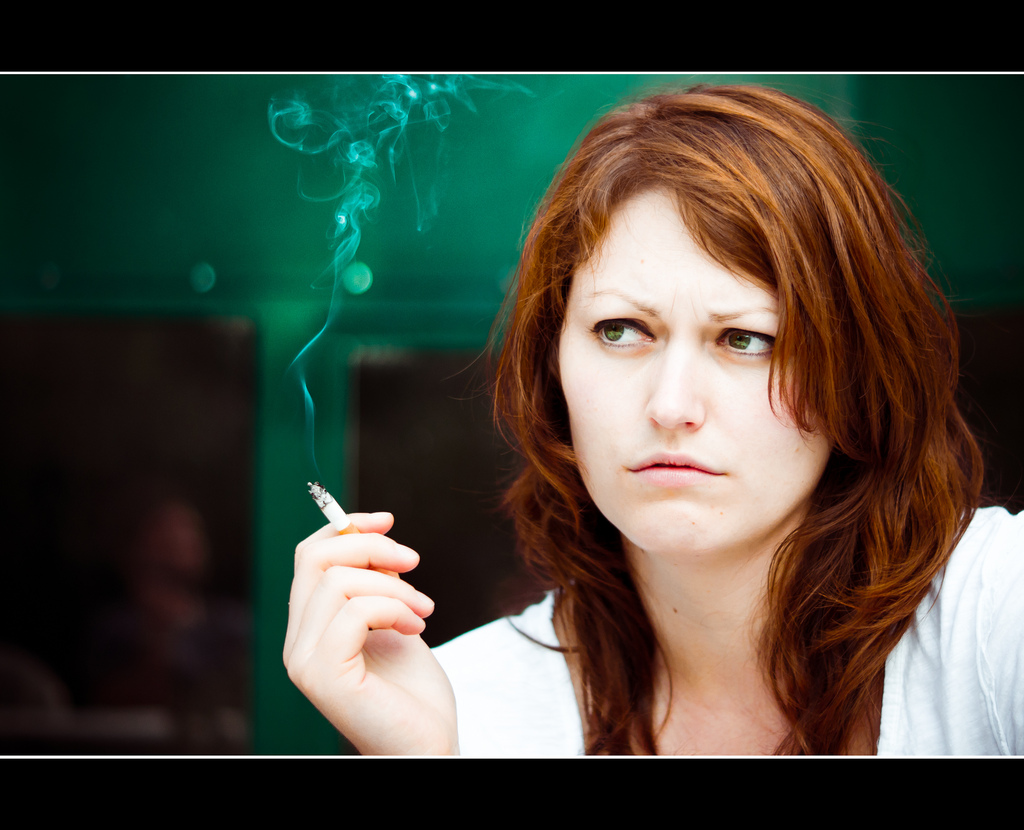
#> input picture Photo-OG/aurelie.jpg, 1024 x 830 px
$ python main.py Photo-OG/aurelie.jpg
#> lines starting #> are read from the running program, lines starting #| are printed output that depends on the picture; after the words box and inside, x2 and y2 are one past the last pixel; in counts of white or black regions, pixels touching at a corner belong together
import sys
from PIL import Image
from PIL import ImageEnhance
from PIL import ImagePalette
import os
import time
from os import listdir
#from os.path import isfile, join
import math


debut = time.time()

Pas=28
DecoupageG="Decoupageg/Decoupagehero/"
BDD="BDDG/BDDra28/"
preselc = "preselc/preselc16/"


def Decoupage():
	# [5 lines of commented-out code are left out]


	im = Image.open(sys.argv[1])
#> im is the input picture: PIL image 1024x830 RGB; mean R, G, B 68.1, 70.5, 59.6
	imr = im.resize([4320,2700])
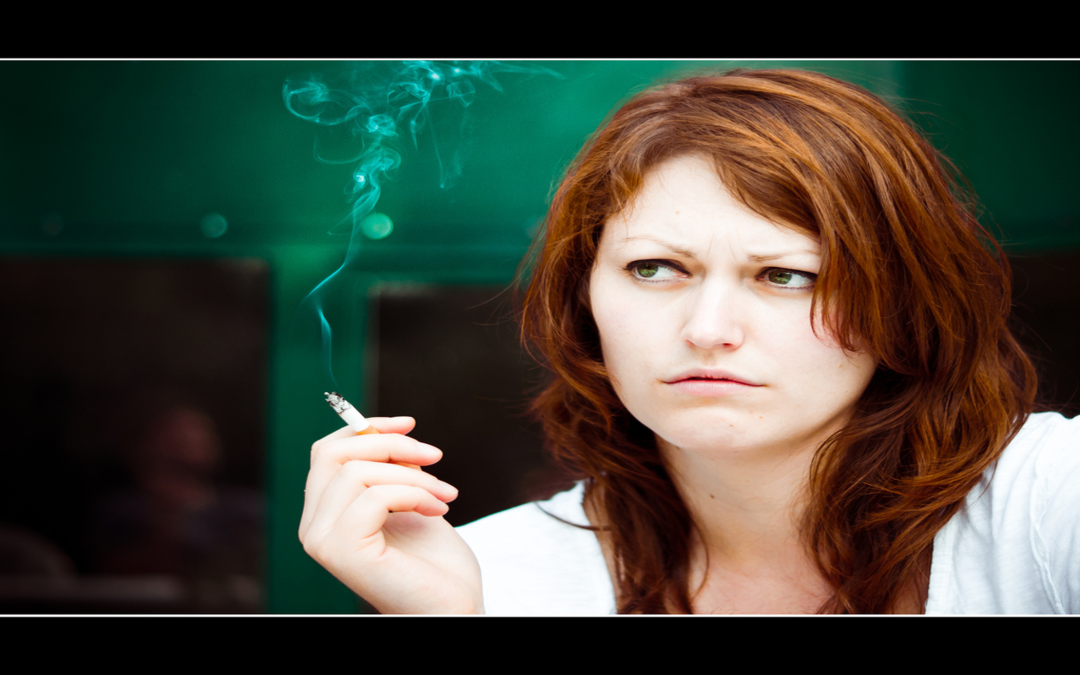
#> imr: PIL image 4320x2700 RGB (shown at 1/4 size); mean R, G, B 68.1, 70.5, 59.6
	hauteur = imr.size[1]
#> hauteur = 2700
	largeur = imr.size[0]
#> largeur = 4320
	for x in range(0,largeur,Pas):
		for y in range(0,hauteur,Pas):
			im2 = imr.crop((x,y,x+Pas,y+Pas))
			name = str((x,y))+".jpg" # renome le nom de chaque image en fonction de ses coords
			im2.save(DecoupageG + name, "JPEG")
#> this loop made 155 passes
#> pass 1, in Decoupage, `im2.save(DecoupageG + name, "JPEG")`:
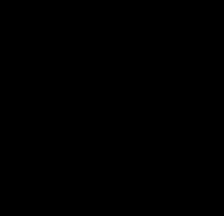
#> saved as (0, 196).jpg: PIL image 28x28 RGB (shown 8 times larger); values 0 (black) and 1 (white), 3.6% white in thin lines or dots, all inside (x1, y1, x2, y2) = (0, 27, 28, 28)
#> pass 1, in Decoupage, `im2.save(DecoupageG + name, "JPEG")`:
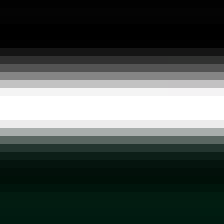
#> saved as (0, 224).jpg: PIL image 28x28 RGB (shown 8 times larger); mean R, G, B 73.3, 81.3, 78
#> pass 1, in Decoupage, `im2.save(DecoupageG + name, "JPEG")`:
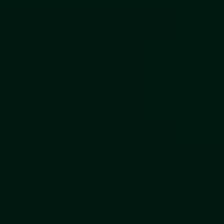
#> saved as (0, 252).jpg: PIL image 28x28 RGB (shown 8 times larger); mean R, G, B 0.7, 24.2, 16
			# [7 lines of commented-out code are left out]


def norm(histo):
	s = sum(histo)
	return [z*100/s for z in histo]


def calculhisto(im):
	return  norm(im.histogram())

# [4 lines left out: function calculate_median, not called in this run]


def histolenna():
	histolenna = {} #dictionnaire qui associe le nom de l'image a sa valeur de son histogramme
#> (the run stopped early here; a loop or call above may not have finished)
